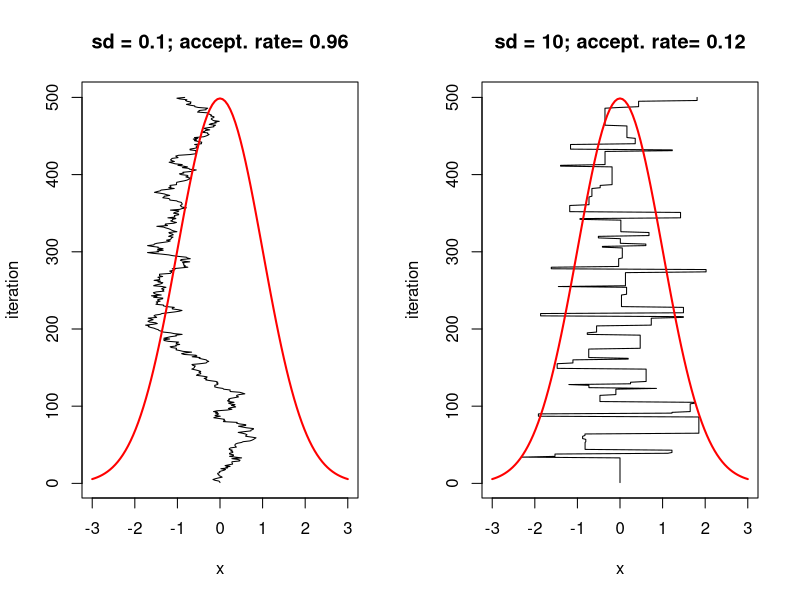

R code for this plot:
## ---- chunk 1
#| fig-align: center
log_target <- function(x) {
    -x^2/2
}
set.seed(2023)
m <- 500
x1 <- rep(0, m); x2 <- rep(0, m)
sd1 <- 0.1; sd2 <- 10
accept1 <- 0; accept2 <- 0
for(i in 2:m){
    x1_new <- rnorm(1, x1[i-1], sd1)
    x2_new <- rnorm(1, x2[i-1], sd2)
    r1 <- exp(log_target(x1_new) - log_target(x1[i-1]))
    r2 <- exp(log_target(x2_new) - log_target(x2[i-1]))
    if(runif(1) < r1){
        x1[i] <- x1_new; accept1 <- accept1 + 1
    } else {
        x1[i] <- x1[i-1]
    }
    if(runif(1) < r2){
        x2[i] <- x2_new; accept2 <- accept2 + 1
    } else {
        x2[i] <- x2[i-1]
    }
}

par(mfrow=c(1,2))
plot(x1, 1:m, type="l", xlab="x", ylab="iteration", 
     main=paste("sd = 0.1; accept. rate=", round(accept1/m, 2)), 
     xlim = c(-3,3))
curve(dnorm(x)/0.4*m, col="red", add=TRUE, lwd = 2)

plot(x2, 1:m, type="l", xlab="x", ylab="iteration", 
     main=paste("sd = 10; accept. rate=", round(accept2/m, 2)), 
     xlim = c(-3,3))
curve(dnorm(x)/0.4*m, col="red", add=TRUE, lwd = 2)





## ---- chunk 2

